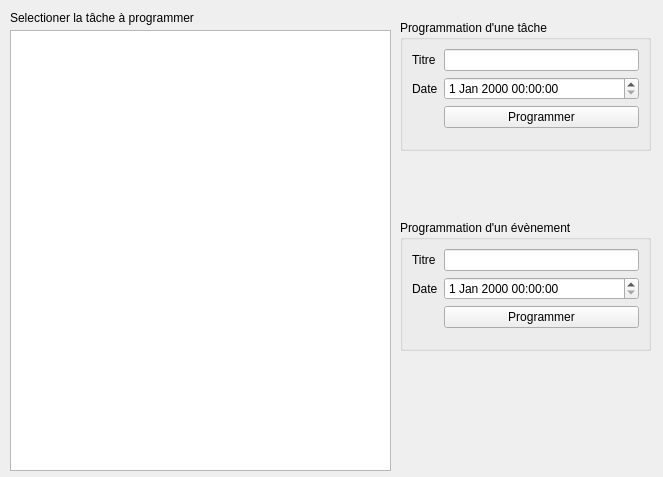
<?xml version="1.0" encoding="UTF-8"?>
<ui version="4.0">
 <class>window_addprog</class>
 <widget class="QWidget" name="window_addprog">
  <property name="geometry">
   <rect>
    <x>0</x>
    <y>0</y>
    <width>663</width>
    <height>477</height>
   </rect>
  </property>
  <property name="windowTitle">
   <string>Form</string>
  </property>
  <widget class="QTreeView" name="treeView">
   <property name="geometry">
    <rect>
     <x>10</x>
     <y>30</y>
     <width>381</width>
     <height>441</height>
    </rect>
   </property>
  </widget>
  <widget class="QLabel" name="label">
   <property name="geometry">
    <rect>
     <x>10</x>
     <y>10</y>
     <width>231</width>
     <height>16</height>
    </rect>
   </property>
   <property name="text">
    <string>Selectioner la tâche à programmer</string>
   </property>
  </widget>
  <widget class="QGroupBox" name="gb_program">
   <property name="enabled">
    <bool>true</bool>
   </property>
   <property name="geometry">
    <rect>
     <x>400</x>
     <y>20</y>
     <width>251</width>
     <height>131</height>
    </rect>
   </property>
   <property name="title">
    <string>Programmation d'une tâche</string>
   </property>
   <layout class="QFormLayout" name="formLayout_2">
    <item row="0" column="0">
     <widget class="QLabel" name="label_2">
      <property name="text">
       <string>Titre</string>
      </property>
     </widget>
    </item>
    <item row="0" column="1">
     <widget class="QLineEdit" name="t_titre"/>
    </item>
    <item row="1" column="0">
     <widget class="QLabel" name="label_4">
      <property name="text">
       <string>Date</string>
      </property>
     </widget>
    </item>
    <item row="1" column="1">
     <widget class="QDateTimeEdit" name="t_date"/>
    </item>
    <item row="2" column="1">
     <widget class="QPushButton" name="b_ok">
      <property name="text">
       <string>Programmer</string>
      </property>
     </widget>
    </item>
   </layout>
  </widget>
  <widget class="QGroupBox" name="groupBox">
   <property name="geometry">
    <rect>
     <x>400</x>
     <y>220</y>
     <width>251</width>
     <height>131</height>
    </rect>
   </property>
   <property name="title">
    <string>Programmation d'un évènement</string>
   </property>
   <layout class="QFormLayout" name="formLayout">
    <item row="0" column="0">
     <widget class="QLabel" name="label_5">
      <property name="text">
       <string>Titre</string>
      </property>
     </widget>
    </item>
    <item row="0" column="1">
     <widget class="QLineEdit" name="t_titreEv"/>
    </item>
    <item row="1" column="0">
     <widget class="QLabel" name="label_6">
      <property name="text">
       <string>Date</string>
      </property>
     </widget>
    </item>
    <item row="1" column="1">
     <widget class="QDateTimeEdit" name="t_dateEv"/>
    </item>
    <item row="2" column="1">
     <widget class="QPushButton" name="b_progEv">
      <property name="text">
       <string>Programmer</string>
      </property>
     </widget>
    </item>
   </layout>
  </widget>
 </widget>
 <resources/>
 <connections/>
</ui>
